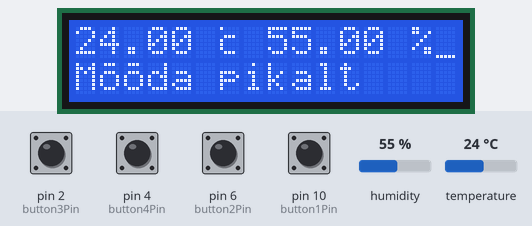
This sketch was run on a simulated Arduino Uno, built with avr-gcc and run on an emulated ATmega328P. Parts: 16×2 character LCD. Wiring (inferred from the names in the program): DHT22 sensor: data pin 3. The inputs (shaded band) are chosen by the test bench; at power-on: pin 2 (button3Pin), pin 4 (button4Pin), pin 6 (button2Pin), pin 10 (button1Pin) LOW, humidity 55 %, temperature 24 °C.

Above: at 1.5 s.
1.6 s: pin 6 (button2Pin) pulled HIGH for 0.15 s
At 2.2 s:
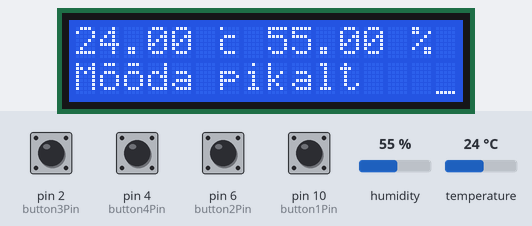
3.2 s: pin 4 (button4Pin) pulled HIGH for 0.15 s
At 3.6 s:
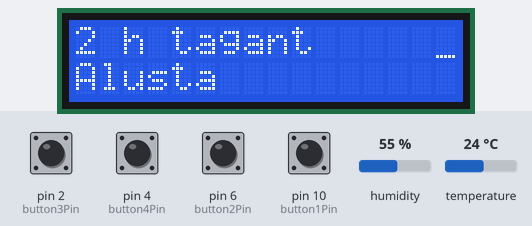
4.8 s: pin 10 (button1Pin) pulled HIGH for 0.15 s
At 5.8 s:
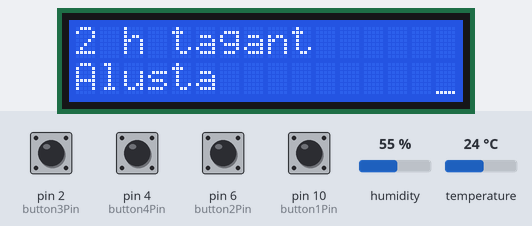
6.4 s: pin 2 (button3Pin) pulled HIGH for 0.15 s
At 7.2 s:
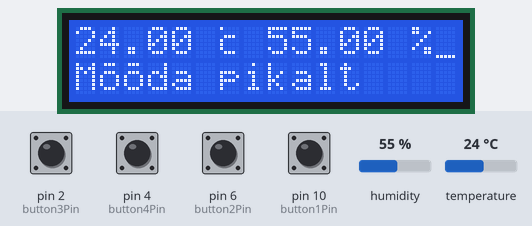
Timing chart, 0 to 9.0 s (numbered marks = the images above; inputs shaded):
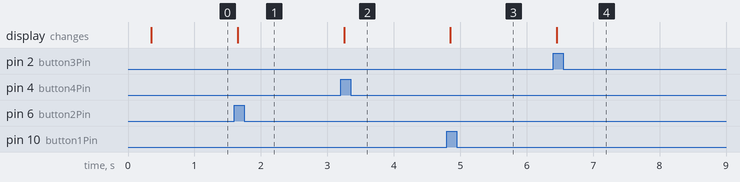

The sketch:

versioon_1.ino
```cpp
// include the library code:
#include <LiquidCrystal.h>
#include <DHT.h>
#include "Switch.h"

// initialize the library with the numbers of the interface pins
LiquidCrystal lcd(12, 11, 9, 8, 7, 5);
#define DHTPIN 3
#define DHTTYPE DHT22
DHT dht(DHTPIN, DHTTYPE);
float hum, temp;

// Buttons
const int button1Pin = 10;
const int button2Pin = 6;
const int button3Pin = 2;
const int button4Pin = 4;

//int button1State=0, button2State=0, button3State=0, button4State=0;
int menuState = -1;
int cursorPos = 0;
int counter = 1;

Switch button1 = Switch(button1Pin, INPUT, HIGH);
Switch button2 = Switch(button2Pin, INPUT, HIGH);
Switch button3 = Switch(button3Pin, INPUT, HIGH);
Switch button4 = Switch(button4Pin, INPUT, HIGH);

long lastRead=0;

byte oKatus[8] = {
  B01110,
  B00000,
  B01110,
  B10001,
  B10001,
  B10001,
  B01110,
};
byte celsius[8] = {
  B10000,
  B00000,
  B01110,
  B10000,
  B10000,
  B10000,
  B01110,
};

void setup() {
  // set up the LCD's number of columns and rows:
  lcd.begin(16, 2);
  dht.begin();

  //Button setup
  pinMode(button1Pin, INPUT);
  pinMode(button2Pin, INPUT);
  pinMode(button3Pin, INPUT);
  pinMode(button4Pin, INPUT);

  lcd.createChar(0, oKatus);
  lcd.createChar(1, celsius);

  hum = dht.readHumidity();
  temp = dht.readTemperature();
}

void readDHT()  {
  //if (millis()-lastRead>2000) {
    hum = dht.readHumidity();
    temp = dht.readTemperature();
    lcd.setCursor(0,0);
    lcd.print(temp);
    lcd.print(" ");
    lcd.write(byte(1));
    lcd.print(" ");
    lcd.print(hum);
    lcd.print(" %");
    lcd.setCursor(15,0);
  //}
  //lastRead=millis();
}

void initMenu(int menuState) {
  lcd.clear();
  if (menuState == 0)  {
    lcd.setCursor(0,1);
    lcd.print("M");
    lcd.write(byte(0));
    lcd.write(byte(0));
    lcd.print("da pikalt");
    lcd.setCursor(0,0);
    lcd.print(temp);
    lcd.print(" ");
    lcd.write(byte(1));
    lcd.print(" ");
    lcd.print(hum);
    lcd.print(" %");
  }

  else if (menuState == 1) {
    lcd.setCursor(0,0);
    lcd.print(counter);
    lcd.print(" h tagant");
    lcd.setCursor(0,1);
    lcd.print("Alusta");
  }
  lcd.setCursor(15,0);
  lcd.cursor();
}

void loop() {
  //Esimese menüü loomine
  if (menuState == -1)  {
    menuState = 0;
    initMenu(menuState);
  }

  button1.poll();
  button2.poll();
  button3.poll();
  button4.poll();

  if (menuState == 0)  {
    //Menüüs liikumine kahe esimese nupuga, esimene üles, teine alla
    if (button1.pushed() || button2.pushed()) {
      if (cursorPos==0) {
        cursorPos=1;
        lcd.setCursor(15, cursorPos);
      }
      else  {
        cursorPos=0;
        lcd.setCursor(15, cursorPos);
      }
    }
    /* Seda on siis vaja kui on üle kahe valiku menüüs
    if (button1State == HIGH) {
      if (menuState==0) menuState=1;
      else  menuState=0;
    }
    */
    //Menüüs valimine neljanda nupuga
    if (button4.pushed()) {
      if (cursorPos == 0) {
        readDHT();
      }
      if (cursorPos == 1){
        menuState = 1;
        cursorPos = 0;
        initMenu(menuState);
      }
    }
  }
  if (menuState == 1) {
    //Menüüs liikumine kahe esimese nupuga, esimene üles, teine alla
    if (button1.pushed() || button2.pushed()) {
      if (cursorPos==0) {
        cursorPos=1;
        lcd.setCursor(15, cursorPos);
      }
      else  {
        cursorPos=0;
        lcd.setCursor(15, cursorPos);
      }
    }

    //Menüüs valimine neljanda nupuga
    if (button4.pushed()) {
      if (cursorPos == 0) {
        counter++;
        lcd.setCursor(0,0);
        lcd.print(counter);
        lcd.print(" h tagant");
        lcd.setCursor(15,0);
      }
      /*if (cursorPin == 1) {
        Alusta salvestamist
      }*/
    }

    //Menüüs tagasi kolmanda nupuga
    if (button3.pushed()) {
      menuState = 0;
      cursorPos = 0;
      initMenu(menuState);
    }
  }
}
```

Measured:
- after the input at 1.6 s, the display: changes after 0.05 s (image 1)
- after the input at 3.2 s, the display: changes after 0.06 s (image 2)
- after the input at 4.8 s, the display: changes after 0.05 s (image 3)
- after the input at 6.4 s, the display: changes after 0.06 s (image 4)
